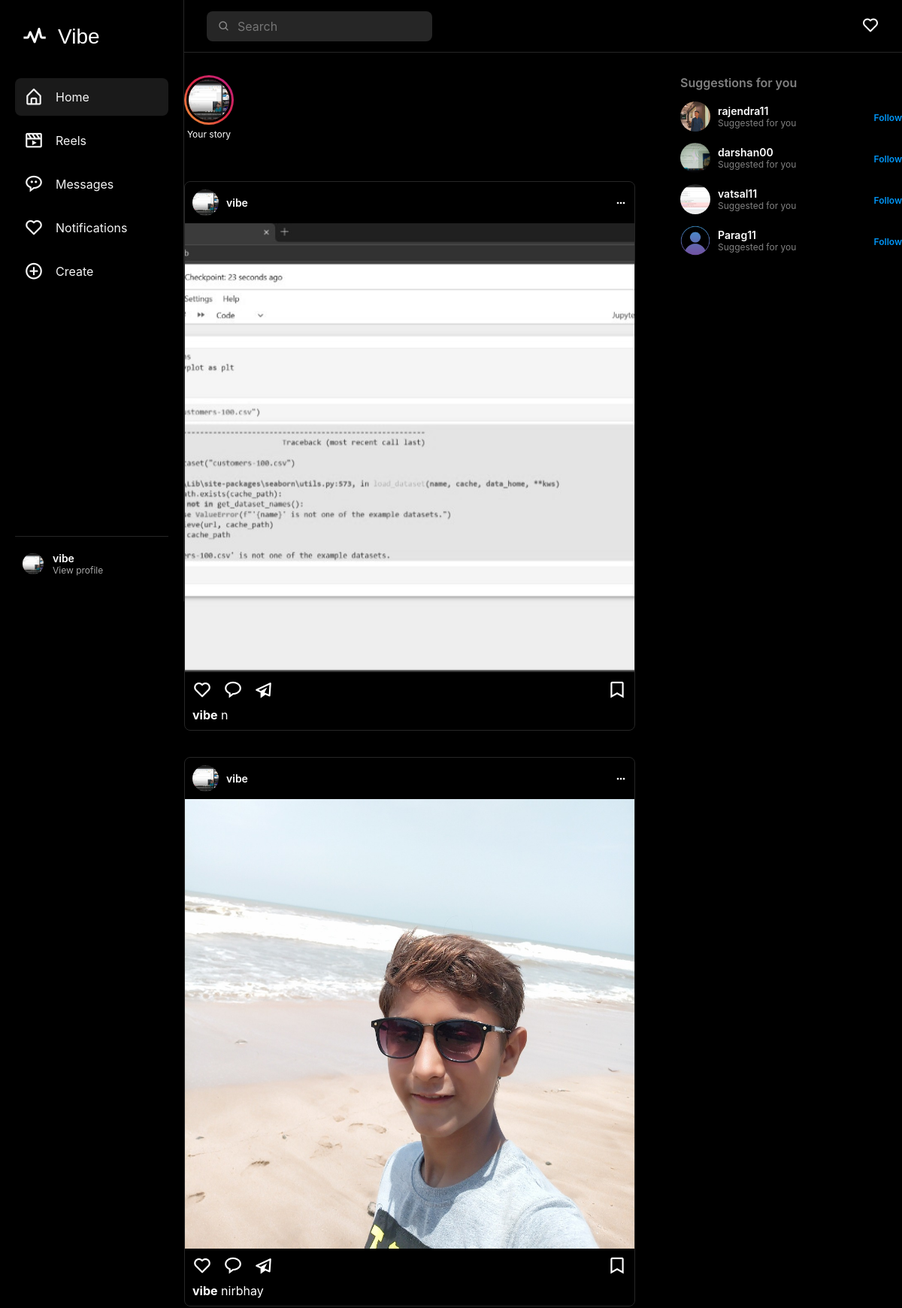
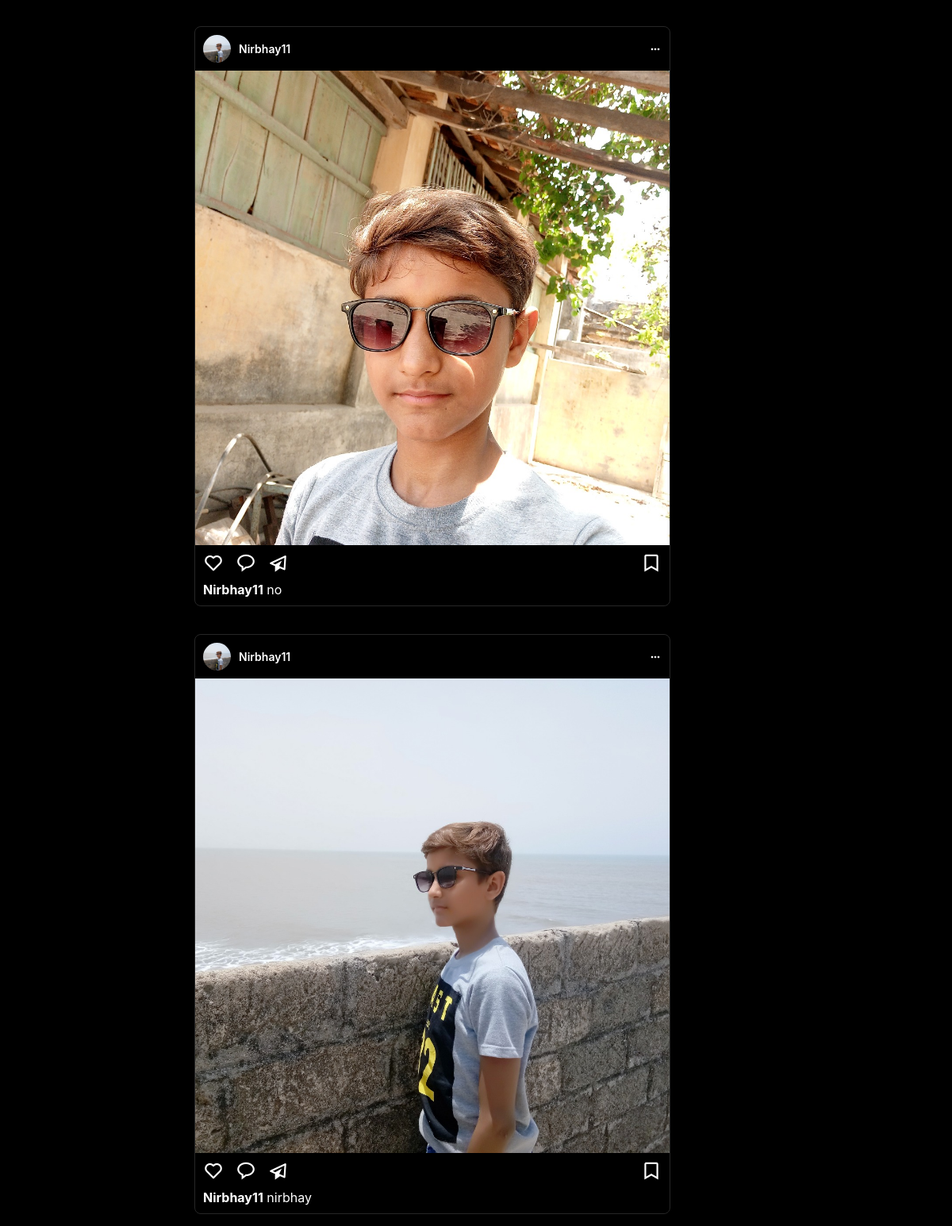
The app's page / (signed in) with its own data (2 pictures, top to bottom).
### vibeapp/models.py (models this page shows, shortened)
class Profile(models.Model):
    user = models.OneToOneField(User, on_delete=models.CASCADE, related_name="profile")
    bio = models.TextField(blank=True)
    profile_image = models.ImageField(upload_to="profiles/", default="profiles/d2.png")
    website = models.URLField(blank=True)
    location = models.CharField(max_length=100, blank=True)
    is_completed = models.BooleanField(default=False)
    created_at = models.DateTimeField(auto_now_add=True)
    is_public = models.BooleanField(default=True)
    @property
    def unread_notifications_count(self):
        return self.user.notifications.filter(is_seen=False).count()

class Post(models.Model):
    user = models.ForeignKey(User, on_delete=models.CASCADE, related_name="posts")
    image = models.ImageField(upload_to="posts/")
    caption = models.TextField(blank=True)
    created_at = models.DateTimeField(auto_now_add=True)

### vibeapp/views.py (the view)
# urls.py: path('', views.Vibe, name='Vibe'),
@login_required(login_url='login')
def Vibe(request):
    following_users_ids = Follow.objects.filter(
        follower=request.user,
        status='accepted'
    ).values_list('following_id', flat=True)
    posts = Post.objects.filter(
        Q(user__id__in=following_users_ids) |
        Q(user=request.user)
    ).distinct().order_by("-created_at")
    existing_relationships = Follow.objects.filter(follower=request.user).values_list('following_id', flat=True)
    suggested_users = User.objects.exclude(
        Q(id=request.user.id) |
        Q(id__in=existing_relationships)
    )[:5]
    people_who_follow_me = Follow.objects.filter(
        following=request.user,
        status='accepted'
    ).values_list('follower_id', flat=True)
    for u in suggested_users:
        u.is_following_you = u.id in people_who_follow_me
    return render(request, "vide.html", {
        "posts": posts,
        "users": suggested_users
    })

### vibeapp/context_processors.py (called while the page is built)
def user_notifications(request):
    if request.user.is_authenticated:
        notifications = Notification.objects.filter(receiver=request.user).order_by('-created_at')
        return {'notifications': notifications}
    return {'notifications': []}

### vibeapp/templates/vide.html (shortened to what this page needs)
{% extends "base.html" %}
{% load static %}
{% block content %}
<div class="main-container">
    <div class="topbar">
        <form action="{% url 'search_results' %}" method="GET" style="position: relative;">
            <div class="search-box">
                <i class='bx bx-search'></i>
                <input type="text" name="q" id="topSearchInput" placeholder="Search" autocomplete="off">
            </div>
        </form>
        <div class="top-icons">
            <a href="#" onclick="toggleNotifications(); return false;" style="text-decoration:none; color:inherit; position: relative;">
                <i class='bx bx-heart' style="font-size:24px; cursor:pointer;"></i>
            </a>
        </div>
    </div>
    <div class="content">
        <div class="feed">
            <div class="stories">
                <div class="story">
                    <div class="story-ring">
                        <img src="{{ request.user.profile.profile_image.url }}">
                    </div>
                    <span style="font-size:12px; display:block; text-align:center; margin-top:5px;">Your story</span>
                </div>
            </div>
            {% for post in posts %}
            <div class="post">
                <div class="post-header">
                    <a href="{% url 'user_profile' post.user.id %}" style="text-decoration:none; color:inherit; display:flex; align-items:center; gap:10px;">
                        {% if post.user.profile.profile_image %}
                            <img src="{{ post.user.profile.profile_image.url }}" class="post-avatar">
                        {% endif %}
                        <span style="font-weight:600; font-size:14px;">{{ post.user.username }}</span>
                    </a>
                    <i class='bx bx-dots-horizontal-rounded' style="margin-left:auto; cursor:pointer;"></i>
                </div>
                <div class="post-image">
                    <img src="{{ post.image.url }}">
                </div>
                <div class="actions" style="padding: 10px; display:flex; gap:15px; font-size:26px;">
                    <i class='bx bx-heart'></i>
                    <i class='bx bx-message-rounded'></i>
                    <i class='bx bx-paper-plane'></i>
                    <i class='bx bx-bookmark' style="margin-left:auto;"></i>
                </div>
                {% if post.caption %}
                <div style="padding: 0 10px 10px;">
                    <strong>{{ post.user.username }}</strong> {{ post.caption }}
                </div>
                {% endif %}
            </div>
            {% empty %}
            <div style="text-align:center; padding: 50px; color:gray;">
                <i class='bx bx-camera' style="font-size:48px;"></i>
                <p>Follow users to see their posts here.</p>
            </div>
            {% endfor %}
        </div>
        <div class="right-panel">
            <div style="display:flex; justify-content:space-between; align-items:center; margin-bottom:15px;">
                <span style="color:gray; font-weight:600;">Suggestions for you</span>
            </div>
            {% for suggest_user in users %}
            <div style="display:flex; align-items:center; justify-content:space-between; margin-bottom:15px;">
                <a href="{% url 'user_profile' suggest_user.id %}" style="text-decoration:none; color:inherit; display:flex; align-items:center; gap:10px;">
                    {% if suggest_user.profile.profile_image %}
                        <img src="{{ suggest_user.profile.profile_image.url }}" style="width:40px; height:40px; border-radius:50%; object-fit:cover;">
                    {% endif %}
                    <div>
                        <div style="font-weight:600; font-size:14px;">{{ suggest_user.username }}</div>
                        <div style="color:gray; font-size:12px;">Suggested for you</div>
                    </div>
                </a>
                <form action="{% url 'follow_user' suggest_user.id %}" method="POST" class="ajax-follow-form" style="margin: 0;">
                    {% if suggest_user.is_following_you %}
                        <button type="submit" class="feed-follow-btn" style="background:none; border:none; color:#0095f6; font-weight:600; font-size:12px; cursor:pointer; padding:0;">Follow Back</button>
                    {% else %}
                        <button type="submit" class="feed-follow-btn" style="background:none; border:none; color:#0095f6; font-weight:600; font-size:12px; cursor:pointer; padding:0;">Follow</button>
                    {% endif %}
                </form>
            </div>
            {% endfor %}
        </div>
    </div>
</div>
{% endblock %}

### vibeapp/templates/base.html (shortened to what this page needs)
{% load static %}
<!DOCTYPE html>
<html lang="en">
<head>
    <link rel="stylesheet" href="https://cdnjs.cloudflare.com/ajax/libs/font-awesome/6.4.0/css/all.min.css">
  <link rel="stylesheet" href="{% static 'css/vibestyle.css' %}">
  <link href="https://unpkg.com/boxicons@2.1.4/css/boxicons.min.css" rel="stylesheet">
  <link rel="stylesheet" href="https://unpkg.com/cropperjs@1.6.2/dist/cropper.min.css" />
</head>
<body>
<div class="app">
  {% include "includes/sidebar.html" %}
  <main class="main">
    {% block content %}{% endblock %}
  </main>
</div>
</body>
</html>

### vibeapp/templates/includes/sidebar.html (shortened to what this page needs)
{% load static %}
<aside class="menu-bar">
  <div class="sidebar-logo">
    <i class='bx bx-pulse logo-icon'></i>
    <span class="logo-text">Vibe</span>
  </div>
  <ul class="menu-link">
    <li>
      <a href="{% url 'Vibe' %}" class="active"> <i class='bx bx-home-alt'></i>
        <span>Home</span>
      </a>
    </li>
    <li>
      <a href="{% url 'reels_feed' %}">
        <i class='bx bx-movie-play'></i>
        <span>Reels</span>
      </a>
    </li>
    <li>
      <a href="{% url 'inbox' %}">
        <i class='bx bx-message-rounded-dots'></i>
        <span>Messages</span>
      </a>
    </li>
   <li>
     <a href="#" onclick="toggleNotifications(); return false;">
        <i class='bx bx-heart'></i>
        <span>Notifications</span>
    </a>
   </li>
    <li>
      <a href="javascript:void(0)" id="createBtn">
        <i class='bx bx-plus-circle'></i>
        <span>Create</span>
      </a>
    </li>
  </ul>
  <div class="sidebar-profile">
    <a href="{% url 'profile' %}" class="profile-link">
        {% if request.user.profile.profile_image %}
            <img src="{{ request.user.profile.profile_image.url }}" alt="Profile" class="profile-pic-small">
        {% else %}
            <div class="profile-pic-small placeholder"></div>
        {% endif %}
        <div class="profile-text">
            <span class="username">{{ request.user.username }}</span>
            <span class="view-profile">View profile</span>
        </div>
    </a>
  </div>
</aside>

### vibeapp/static/css/vibestyle.css (style rules this page uses)
* { margin: 0; padding: 0; box-sizing: border-box; font-family: -apple-system, BlinkMacSystemFont, "Segoe UI", Roboto, Helvetica, Arial, sans-serif; }
body { background: #000000; color: #fff; overflow-x: hidden; }
img { max-width: 100%; display: block; }
.app { display: flex; min-height: 100vh; }
.main { flex: 1; display: flex; flex-direction: column; }
.menu-bar { width: 72px; height: 100vh; background: #000; border-right: 1px solid #262626; position: sticky; top: 0; z-index: 1000; display: flex; flex-direction: column; padding: 24px 12px; transition: width 0.3s cubic-bezier(0.2, 0, 0, 1); }
.sidebar-logo { height: 50px; margin-bottom: 30px; display: flex; align-items: center; padding-left: 10px; cursor: pointer; white-space: nowrap; overflow: hidden; }
.logo-icon { font-size: 32px; color: #fff; min-width: 32px; transition: transform 0.2s; }
.logo-text { font-family: 'Billabong', cursive, sans-serif; font-size: 28px; margin-left: 15px; opacity: 0; transform: translateX(-10px); transition: all 0.2s ease; }
.menu-link { list-style: none; display: flex; flex-direction: column; gap: 8px; flex: 1; }
.menu-link a { display: flex; align-items: center; padding: 12px; color: #f5f5f5; text-decoration: none; border-radius: 8px; transition: background 0.2s; white-space: nowrap; overflow: hidden; }
.menu-link a:hover, .menu-link a.active { background: rgba(255,255,255,0.1); }
.menu-link i { font-size: 26px; min-width: 26px; text-align: center; }
.menu-link span { margin-left: 16px; font-size: 16px; opacity: 0; transform: translateX(-10px); transition: all 0.2s ease; }
.sidebar-profile { margin-top: auto; border-top: 1px solid transparent; padding-top: 10px; transition: border 0.3s; }
.profile-link { display: flex; align-items: center; gap: 12px; text-decoration: none; color: #fff; padding: 10px; border-radius: 8px; transition: background 0.2s; white-space: nowrap; overflow: hidden; }
.profile-pic-small { width: 28px !important; height: 28px !important; min-width: 28px; border-radius: 50%; object-fit: cover; background: #333; }
.profile-text { display: flex; flex-direction: column; opacity: 0; transition: opacity 0.2s; }
.username { font-weight: 600; font-size: 14px; }
.view-profile { font-size: 12px; color: #a8a8a8; }
.topbar { width: 100%; height: 70px; display: flex; align-items: center; justify-content: space-between; padding: 0 30px; background: #000; border-bottom: 1px solid #262626; position: sticky; top: 0; z-index: 900; }
.search-box { width: 300px; height: 40px; background: #262626; border-radius: 8px; display: flex; align-items: center; padding: 0 15px; color: #8e8e8e; }
.search-box input { background: transparent; border: none; outline: none; color: #fff; margin-left: 10px; width: 100%; font-size: 16px; }
.content { display: flex; justify-content: center; gap: 60px; padding-top: 30px; max-width: 1200px; margin: 0 auto; width: 100%; }
.feed { width: 100%; max-width: 600px; display: flex; flex-direction: column; gap: 20px; }
.stories { display: flex; gap: 15px; overflow-x: auto; padding-bottom: 15px; margin-bottom: 20px; scrollbar-width: none; }
.story-ring { width: 66px; height: 66px; border-radius: 50%; padding: 3px; background: linear-gradient(45deg, #f09433, #e6683c, #dc2743, #cc2366, #bc1888); flex-shrink: 0; }
.story-ring img { width: 100%; height: 100%; object-fit: cover; border-radius: 50%; border: 3px solid #000; }
.post { background: #000; border: 1px solid #262626; border-radius: 8px; margin-bottom: 15px; }
.post-header { display: flex; align-items: center; padding: 10px; gap: 10px; }
.post-avatar { width: 35px; height: 35px; border-radius: 50%; object-fit: cover; }
.post-image img { width: 100%; height: auto; max-height: 700px; object-fit: cover; display: block; }
.right-panel { width: 320px; display: block; }

### records on screen
Post: user.profile.profile_image (picture), user.username "vibe", image (picture), caption "n"
Post: user.profile.profile_image (picture), user.username "vibe", image (picture), caption "nirbhay"
Post: user.profile.profile_image (picture), user.username "Nirbhay11", image (picture), caption "no"
Post: user.profile.profile_image (picture), user.username "Nirbhay11", image (picture), caption "nirbhay"

### other values on screen
{{ request.user.username }} "vibe"
{{ suggest_user.username }} "rajendra11"
{{ suggest_user.username }} "darshan00"
{{ suggest_user.username }} "vatsal11"
{{ suggest_user.username }} "Parag11"
